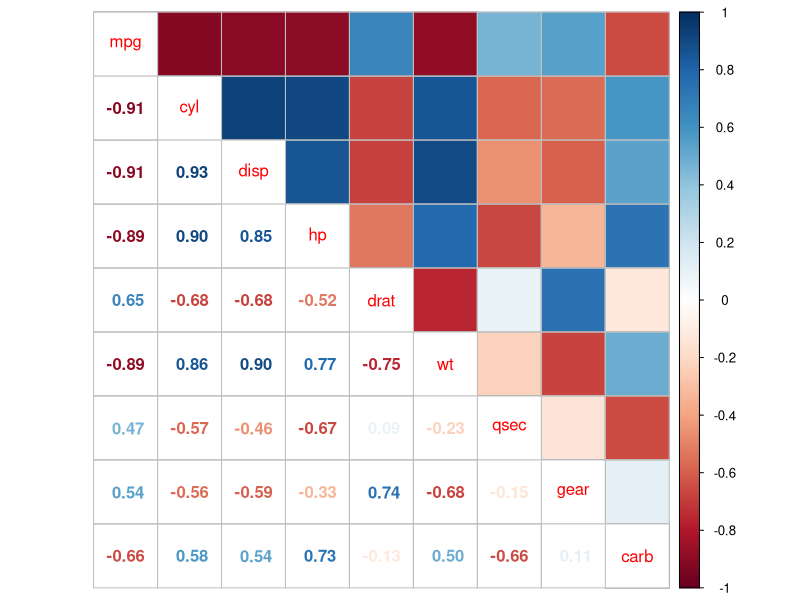

Here is the R script that generated this plot: (Note: this script raises an error after producing the figure.)

# TCC Modelos Lineares - CursoR 
# setembro 2022
# Natália Freitas



# Pacotes -----------------------------------------------------------------
library(dplyr)
library(tidyverse)
library(corrplot)


# Dados -------------------------------------------------------------------
data(mtcars)


# Guia da Análise ---------------------------------------------------------

# 1. Analise Descritiva dos Dados
#   a. Conhecer os dados
#   b. Avaliar natureza das variáveis
#   c. Avaliar colinearidade entre variáveis
#   d. verificar linearidade

# 2. Modelagem
# 4. Análise dos Pressupostos
# 5. Conclusão



# 1. Análise Descritiva ---------------------------------------------------

#   a. Conhecer os dados
str(mtcars)
names(mtcars)
summary(mtcars)
?mtcars

Tabela <- data.frame(Siglas = colnames(mtcars), Significado = c("Consumo Milhas/galão","Número de cilindros",
                                                                "Deslocamento","Potência bruta",
                                                                "Relação do eixo traseiro", 
                                                                "Peso (1000 libras)",
                                                                "Tempo de 1/4 de milha",
                                                                "Motor (0|FormaV; 1|Reto",
                                                                "Transmissão (0|Automática, 1|Manual)",
                                                                "Número de marchas",
                                                                "Número de carburadores"))
#   a.1. Avaliando NAs
#   Conclusão: nenhum NA identificado
  table(map(mtcars, is.na))


#   b. Avaliar natureza das variáveis
# Conclusão: Transformar as variáveis para o tipo adequado 
view(mtcars)

mtcars <- mtcars |> 
            mutate(vs = as.factor(vs),
                   am = as.factor(am),
                   cyl = as.integer(cyl),
                   gear = as.integer(gear),
                   carb = as.integer(carb))



#   c. Avaliar colinearidade entre variáveis
# Conclusão: Variáveis correlacionadas: cyl|disp|hp|wt
dados_cor <- mtcars  |> 
              select (where(is.numeric))

corrplot.mixed(cor(dados_cor, method = "spearman"),lower = "number", upper = 'color')


#   d. verificar linearidade
  par(mfrow = c (5,2))    
  plot(mpg ~ . , data = mtcars, pch= 16)
    
 
  # Junção dos gráficos
  par(mfrow = c (3,1))
  
  # disp - transformar para log()
  modelo_disp <- lm (mpg ~ disp, mtcars)
  MASS::boxcox (modelo_disp)
  
  # hp - transformar log
  modelo_hp <- lm (mpg ~ hp, mtcars)
  MASS::boxcox (modelo_hp)
  
  # wt
  modelo_wt <- lm (mpg ~ wt, mtcars)
  MASS::boxcox (modelo_wt)
  
# Conclusão: o lambda próximo a zero é um indicativo de que o log ()
# resolveria o problema de linearidade.
  
mtcars |> 
  mutate (log_disp = log(disp),
         log_hp = log(hp),
         log_wt = log(wt)) |> 
  select (mpg,disp,hp,wt,log_disp,log_hp,log_wt) 

  
  
# 2. Modelagem 
    
# Modelagem individual

for(i in 1:length(mtcars)){
      modelo <- lm(mpg ~ mtcars[,i], data = mtcars)
      lista_resultado[[i]] <- modelo
    }
names(lista_resultado) <- names(mtcars)      

# Visualização

# cyl
summary(lista_resultado$cyl)
plot(lista_resultado$cyl) 

# disp - não está bom os residuos
summary(lista_resultado$disp)  
plot(lista_resultado$disp)

# hp - não está bom os residuos
summary(lista_resultado$hp)  
plot(lista_resultado$hp)

# drat 
summary(lista_resultado$drat)  
plot(lista_resultado$drat)

# wt -  não está bom os residuos | ponto influente
summary(lista_resultado$wt)  
plot(lista_resultado$wt)

# qsec 
summary(lista_resultado$qsec)  
plot(lista_resultado$qsec)

# vs 
summary(lista_resultado$vs)  
plot(lista_resultado$vs)

# am 
summary(lista_resultado$am)  
plot(lista_resultado$am)

# gear
summary(lista_resultado$gear)  
plot(lista_resultado$gear)

# carb - residuo/ ponto influente
summary(lista_resultado$carb)  
plot(lista_resultado$carb)

# Visualização Automática - mas não consegui colocar o nome de cada variável
for (i in 1:length(lista_resultado)){
  summary(lista_resultado[[i]])
  par(mfrow = c (2,2))
  plot(lista_resultado[[i]])
  title(main = vetor_nomes[i])
} 
